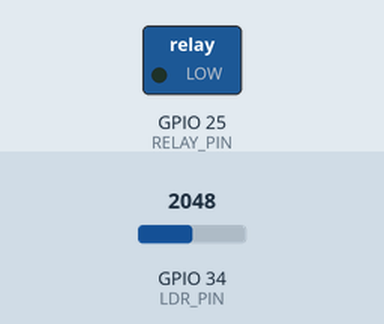
A sketch run on a simulated ESP32. Parts: switched loads named in the sketch (green lamp = pin HIGH). The inputs (shaded band) are chosen by the test bench; at power-on: GPIO 34 (LDR_PIN) = 2048. WiFi joins after 1.5 s; servers stay silent unless stated; web services answer with replies made up by the test bench; what the sketch prints to the serial monitor is not drawn.

Above: at 0.1 s.
At 1.6 s:
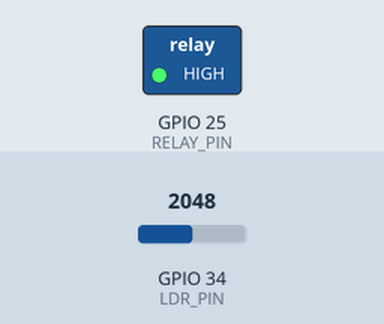
Timing chart, 0 to 3.1 s (numbered marks = the images above):
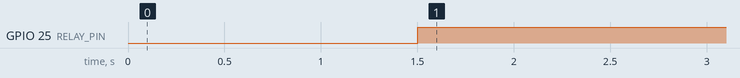

The sketch:

sketch.ino
```cpp
#include <WiFi.h>
#include <HTTPClient.h>

const char* ssid = "Wokwi-GUEST";
const char* password = "";
const char* apiKey = "API_KEY";

#define LDR_PIN 34
#define RELAY_PIN 25

void setup() {
  Serial.begin(115200);

  pinMode(RELAY_PIN, OUTPUT);
  digitalWrite(RELAY_PIN, LOW);

  WiFi.begin(ssid, password, 6);

  Serial.print("Connecting to WiFi");
  while (WiFi.status() != WL_CONNECTED) {
    delay(500);
    Serial.print(".");
  }
  Serial.println("\nWiFi Connected!");
}

void loop() {
  int light = analogRead(LDR_PIN);

  // Fan ON when the LDR reading is above 2000
  bool fan = (light > 2000);

  digitalWrite(RELAY_PIN, fan ? HIGH : LOW);

  Serial.print("LDR: ");
  Serial.print(light);
  Serial.print(" | Fan: ");
  Serial.println(fan ? "ON" : "OFF");

  // Upload data to ThingSpeak
  if (WiFi.status() == WL_CONNECTED) {
    WiFiClient client;
    HTTPClient http;

    String url = "http://api.thingspeak.com/update?api_key=";
    url += apiKey;
    url += "&field1=" + String(light);
    url += "&field2=" + String(fan ? 1 : 0);

    http.begin(client, url);
    int response = http.GET();

    if (response > 0) {
      String result = http.getString();
      Serial.print("ThingSpeak response: ");
      Serial.println(result);
    } else {
      Serial.println("Upload failed");
    }

    http.end();
  }

  delay(20000);
}
```

Measured:
- by itself, GPIO 25 (RELAY_PIN): LOW → HIGH at 1.5 s
